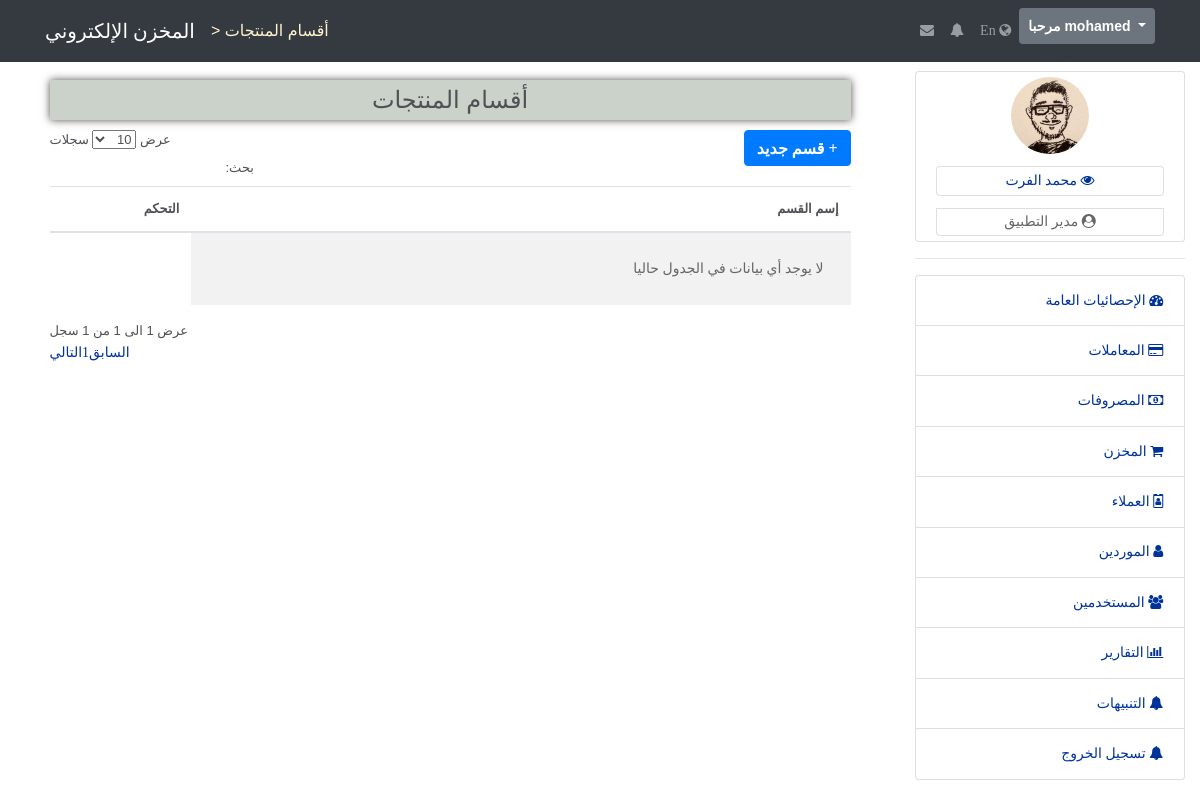
The page /productcategories (signed in) on the database as committed earlier.
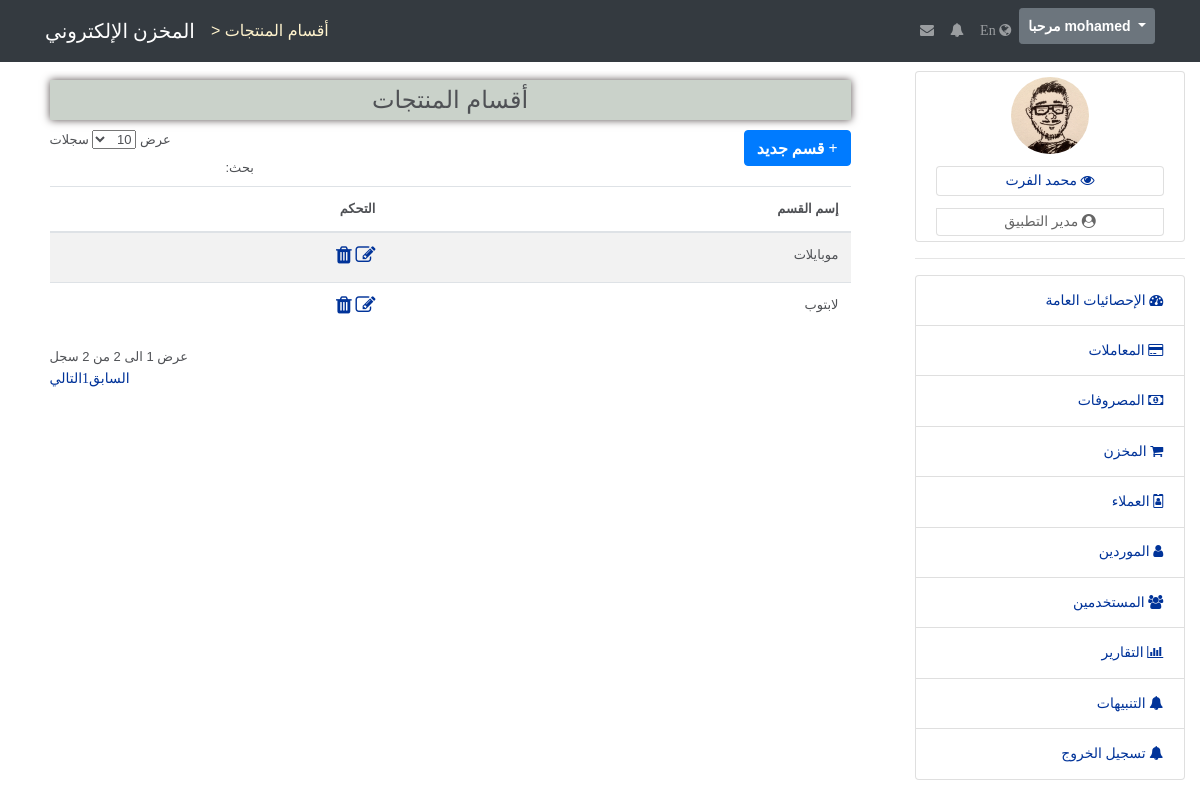
The same page on the database as committed later.
### tables this page shows
CREATE TABLE `app_product_categories` (
  `CatId` int(10) UNSIGNED NOT NULL,
  `CatName` varchar(30) NOT NULL,
  `CatImage` varchar(70) NOT NULL
);

### app/controllers/abstractcontroller.php (called while the page is built, shortened)
<?php
class AbstractController
{
    protected $_controller;
    protected $_action;
    protected $_template;
    protected $_registry;
    protected $_data = [];
    public function setController($controllerName){
        $this->_controller = $controllerName;
    }
    public function setAction($actionName){
        $this->_action = $actionName;
    }
    public function setTemplate($template){
        $this->_template = $template;
    }
    public function setRegistry($registry){
        $this->_registry = $registry;
    }
    protected function _view(){
        $view = VIEWS_PATH . $this->_controller . DS . $this->_action . '.view.php';
        $this->_data = array_merge($this->_data,$this->language->getDictionary());
        $this->_template->setRegistry($this->_registry);
        $this->_template->setActionViewFile($view);
        $this->_template->setAppData($this->_data);
        $this->_template->renderApp();
    }
}

### app/controllers/productcategoriescontroller.php (called while the page is built, shortened)
<?php
class ProductCategoriesController extends AbstractController
{
    public function defaultAction()
    {
        $this->_data ['categories'] = ProductCategoriesModel::getAll();
        $this->_view();
    }
}

### app/lib/frontcontroller.php (called while the page is built, shortened)
<?php
class FrontController
{
    private $_controller = 'index';
    private $_action     = 'default';
    private $_params     = array();
    private $_registry;
    private $_template;
    public function __construct(Template $template , Registry $registry , Authentication $auth)
    {
        $this->_template       = $template;
        $this->_registry       = $registry;
    }
    private function _parseUrl(){
        $url = explode('/',trim(parse_url($_SERVER['REQUEST_URI'],PHP_URL_PATH),'/'),3);
        if (isset($url[0]) && $url[0] != ''){
            $this->_controller = $url[0];
        }
    }
    public function dispatch(){
        $actionName = $this->_action .'Action';
        $controller = new $controllerClassName();
        $controller->setController($this->_controller);
        $controller->setAction($this->_action);
        $controller->setparams($this->_params);
        $controller->setTemplate($this->_template);
        $controller->setRegistry($this->_registry);
        $controller->$actionName();
    }
}

### public/index.php (called while the page is built, shortened)
<?php
require APP_PATH . DS . 'lib' . DS . 'autoload.php';
$session = new SessionManager();
$session->start();
$template_parts = require '..' . DS . 'app' . DS . 'config' . DS . 'templateconfig.php';
$template       = new Template($template_parts);
$language       = new Language();
$messenger      = Messenger::getInstance($session);
$authentication = Authentication::getInstance($session);
$registry = Registry::getInstance();
$registry->session   = $session;
$registry->language  = $language;
$registry->messenger = $messenger;
$frontController = new FrontController($template,$registry,$authentication);
$frontController->dispatch();

### app/lib/autoload.php (called while the page is built, shortened)
<?php
class Autoload
{
    public static function autoload($className){
        $className = str_replace('PHPMVC' , '' , $className);
        $className = str_replace('\\' , '/' , $className);
        $className = $className . '.php';
        $className = strtolower($className);
    }
}

### app/lib/database/databasehandler.php (called while the page is built, shortened)
<?php
abstract class DatabaseHandler
{
    public static function factory()
    {
        $driver = DATABASE_CONN_DRIVER;
        if ($driver == self::DATABASE_DRIVER_PDO) {
            return PDODatabaseHandler::getInstance();
        } elseif ($driver == self::DATABASE_DRIVER_MYSQLI) {
            return MySQLiDatabaseHandler::getInstance();
        }
    }
}

### app/lib/database/pdodatabasehandler.php (called while the page is built, shortened)
<?php
class PDODatabaseHandler extends DatabaseHandler
{
    private static $_instance;
    private static $_handler;
    public function __call($name,$arguments){
        return call_user_func_array(array(&self::$_handler, $name),$arguments);
    }
    protected static function init()
    {
        try{
            self::$_handler = new \PDO('mysql://hostname=' . DATABASE_HOST_NAME . ';dbname=' . DATABASE_DB_NAME,
                                        DATABASE_USERNAME,DATABASE_PASSWORD,
                array(\PDO::ATTR_ERRMODE => \PDO::ERRMODE_WARNING, \PDO::MYSQL_ATTR_INIT_COMMAND => 'SET NAMES UTF8'));
        }catch(\PDOException $e){
            echo 'Sorry your may not have access to the database server.';
        }
    }
    public static function getInstance()
    {
        if(self::$_instance === null){
            self::$_instance  = new self();
        }
        return self::$_instance;
    }
}

### app/models/abstractmodel.php (called while the page is built, shortened)
<?php
class AbstractModel
{
    public static function getAll()
    {
        $sql = 'SELECT * FROM ' . static::$tableName;
        $stmt = DatabaseHandler::factory()->prepare($sql);
        $stmt->execute();
        if(method_exists(get_called_class(), '__construct')) {
            $results = $stmt->fetchAll(\PDO::FETCH_CLASS | \PDO::FETCH_PROPS_LATE, get_called_class(), array_keys(static::$tableSchema));
        } else {
            $results = $stmt->fetchAll(\PDO::FETCH_CLASS, get_called_class());
        }
        return  (is_array($results) && !empty($results)) ? $results : false;
    }
}

### app/views/productcategories/default.view.php (the view)
<div class="main_div">
    <div class="show_info" style="width: 90%;">
        <table class="table table-striped custab data">
            <thead>
                <legend style="background: #cad2ca;padding: 10px;text-align: center; margin-bottom: 10px;box-shadow: 0 0 8px #574E4E;"> <?= $title ?> </legend>
                <a href="/productcategories/add" class="btn btn-primary btn-xs pull-right"><b>&plus;</b> <?= $text_add_new_category ?> </a>
                <tr>
                    <th> <?= $text_category_name ?> </th>
                    <th> <?= $text_options ?> </th>
                </tr>
            </thead>
            <tbody>
            <?php
            if ($categories !== false){
                foreach($categories as $category){
            ?>
                <tr>
                    <td><?= $category->CatName?></td>
                    <td>
                        <a href="/productcategories/edit/<?= $category->CatId ?>"><i class="fa fa-edit" style="font-size:20px"></i></a>
                        <a href="/productcategories/delete/<?= $category->CatId ?>" onclick="if(!confirm('<?= $text_delete_confirm ?>')) return false"><i class="fa fa-trash" style="font-size:20px"></i></a>
                    </td>
                </tr>
            <?php
                }
            }else{
            ?>
                <td colsapan="6"><p> <?= $text_no_data ?> </p></td>
            <?php
            }
            ?>
            </tbody>
        </table>
    </div>
</div>

### app/lib/template/template.php (shortened to what the rows shown need)
<?php
class Template
{
    private $_templateParts;
    private $_action_view;
    public function __construct(array $parts)
    {
        $this->_templateParts = $parts;
    }
    public function setActionViewFile($actionViewPath)
    {
        $this->_action_view = $actionViewPath;
    }
    private function renderTemplateHeaderStart()
    {
        require TEMPLATE_PATH . 'templateheaderstart.php';
    }
    private function renderTemplateHeaderEnd()
    {
        require TEMPLATE_PATH . 'templateheaderend.php';
    }
    private function renderTemplateFooter()
    {
        require TEMPLATE_PATH . 'templatefooter.php';
    }
    private function renderTemplateBlocks()
    {
        if(!array_key_exists('template',$this->_templateParts)){
            echo '
                    <div style="background: #ce5656;padding: 5px;text-align: center">
                        <h1> Sorry You Have To Define The Template Blocks :( </h1>
                    </div>
                ';
        }else{
            $parts = $this->_templateParts['template'];
            if(!empty($parts)){
                foreach($parts as $partKey => $file){
                    if($partKey === ':view'){
                        require $this->_action_view;
                    }else{
                        require $file;
                    }
                }
            }
        }
    }
    private function renderHeaderResources()
    {
        $output = '';
        if(!array_key_exists('header_resources',$this->_templateParts)){
            echo '
                    <div style="background: #ce5656;padding: 5px;text-align: center">
                        <h1> Sorry You Have To Define The Header Resources :( </h1>
                    </div>
                ';
        }else{
            $resources = $this->_templateParts['header_resources'];
            $css = $resources['css'];
            if(!empty($css)){
                foreach($css as $cssKey => $path){
                    $output .= '<link type="text/css" rel="stylesheet" href="' . $path . '">';
                }
            }
            $js = $resources['js'];
            if(!empty($js)){
                foreach($js as $jsKey => $path){
                    $output .= '<script  src="' . $path . '"></script>';
                }
            }
        }
        echo $output;
    }
    public function renderApp()
    {
        $this->renderHeaderResources();
        $this->renderTemplateBlocks();
    }
}

Rows that differ between the two databases and show on the page:
added app_product_categories: CatName "موبايلات"
added app_product_categories: CatName "لابتوب"
Other text that changed with them:
text written by a page script: "عرض سجلات بحث: عرض 1 الى 1 من 1 سجل السابق 1 التالي" → "عرض سجلات بحث: عرض 1 الى 2 من 2 سجل السابق 1 التالي"
list line gone: "لا يوجد أي بيانات في الجدول حاليا"
